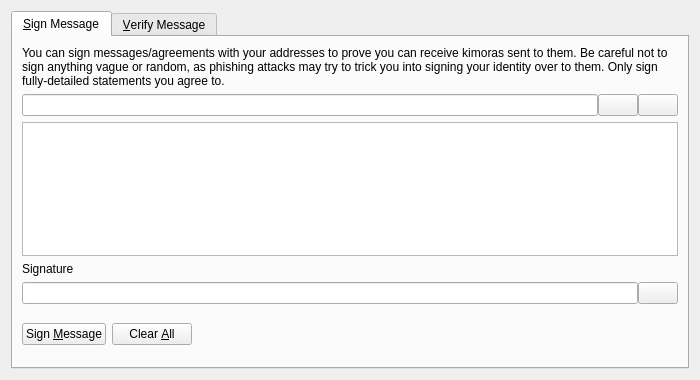
<?xml version="1.0" encoding="UTF-8"?>
<ui version="4.0">
 <class>SignVerifyMessageDialog</class>
 <widget class="QDialog" name="SignVerifyMessageDialog">
  <property name="geometry">
   <rect>
    <x>0</x>
    <y>0</y>
    <width>700</width>
    <height>380</height>
   </rect>
  </property>
  <property name="windowTitle">
   <string>Signatures - Sign / Verify a Message</string>
  </property>
  <property name="modal">
   <bool>true</bool>
  </property>
  <layout class="QVBoxLayout" name="verticalLayout">
   <item>
    <widget class="QTabWidget" name="tabWidget">
     <property name="currentIndex">
      <number>0</number>
     </property>
     <widget class="QWidget" name="tabSignMessage">
      <attribute name="title">
       <string>&amp;Sign Message</string>
      </attribute>
      <layout class="QVBoxLayout" name="verticalLayout_SM">
       <item>
        <widget class="QLabel" name="infoLabel_SM">
         <property name="text">
          <string>You can sign messages/agreements with your addresses to prove you can receive kimoras sent to them. Be careful not to sign anything vague or random, as phishing attacks may try to trick you into signing your identity over to them. Only sign fully-detailed statements you agree to.</string>
         </property>
         <property name="textFormat">
          <enum>Qt::PlainText</enum>
         </property>
         <property name="wordWrap">
          <bool>true</bool>
         </property>
        </widget>
       </item>
       <item>
        <layout class="QHBoxLayout" name="horizontalLayout_1_SM">
         <property name="spacing">
          <number>0</number>
         </property>
         <item>
          <widget class="QValidatedLineEdit" name="addressIn_SM">
           <property name="toolTip">
            <string>The Kimora address to sign the message with</string>
           </property>
          </widget>
         </item>
         <item>
          <widget class="QPushButton" name="addressBookButton_SM">
           <property name="toolTip">
            <string>Choose previously used address</string>
           </property>
           <property name="text">
            <string/>
           </property>
           <property name="icon">
            <iconset resource="../kimora.qrc">
             <normaloff>:/icons/address-book</normaloff>:/icons/address-book</iconset>
           </property>
           <property name="shortcut">
            <string>Alt+A</string>
           </property>
           <property name="autoDefault">
            <bool>false</bool>
           </property>
          </widget>
         </item>
         <item>
          <widget class="QPushButton" name="pasteButton_SM">
           <property name="toolTip">
            <string>Paste address from clipboard</string>
           </property>
           <property name="text">
            <string/>
           </property>
           <property name="icon">
            <iconset resource="../kimora.qrc">
             <normaloff>:/icons/editpaste</normaloff>:/icons/editpaste</iconset>
           </property>
           <property name="shortcut">
            <string>Alt+P</string>
           </property>
           <property name="autoDefault">
            <bool>false</bool>
           </property>
          </widget>
         </item>
        </layout>
       </item>
       <item>
        <widget class="QPlainTextEdit" name="messageIn_SM">
         <property name="toolTip">
          <string>Enter the message you want to sign here</string>
         </property>
        </widget>
       </item>
       <item>
        <widget class="QLabel" name="signatureLabel_SM">
         <property name="text">
          <string>Signature</string>
         </property>
         <property name="textFormat">
          <enum>Qt::PlainText</enum>
         </property>
        </widget>
       </item>
       <item>
        <layout class="QHBoxLayout" name="horizontalLayout_2_SM">
         <property name="spacing">
          <number>0</number>
         </property>
         <item>
          <widget class="QLineEdit" name="signatureOut_SM">
           <property name="font">
            <font>
             <italic>true</italic>
            </font>
           </property>
           <property name="readOnly">
            <bool>true</bool>
           </property>
          </widget>
         </item>
         <item>
          <widget class="QPushButton" name="copySignatureButton_SM">
           <property name="toolTip">
            <string>Copy the current signature to the system clipboard</string>
           </property>
           <property name="text">
            <string/>
           </property>
           <property name="icon">
            <iconset resource="../kimora.qrc">
             <normaloff>:/icons/editcopy</normaloff>:/icons/editcopy</iconset>
           </property>
           <property name="autoDefault">
            <bool>false</bool>
           </property>
          </widget>
         </item>
        </layout>
       </item>
       <item>
        <layout class="QHBoxLayout" name="horizontalLayout_3_SM">
         <item>
          <widget class="QPushButton" name="signMessageButton_SM">
           <property name="toolTip">
            <string>Sign the message to prove you own this Kimora address</string>
           </property>
           <property name="text">
            <string>Sign &amp;Message</string>
           </property>
           <property name="icon">
            <iconset resource="../kimora.qrc">
             <normaloff>:/icons/edit</normaloff>:/icons/edit</iconset>
           </property>
           <property name="autoDefault">
            <bool>false</bool>
           </property>
          </widget>
         </item>
         <item>
          <widget class="QPushButton" name="clearButton_SM">
           <property name="toolTip">
            <string>Reset all sign message fields</string>
           </property>
           <property name="text">
            <string>Clear &amp;All</string>
           </property>
           <property name="icon">
            <iconset resource="../kimora.qrc">
             <normaloff>:/icons/remove</normaloff>:/icons/remove</iconset>
           </property>
           <property name="autoDefault">
            <bool>false</bool>
           </property>
          </widget>
         </item>
         <item>
          <spacer name="horizontalSpacer_1_SM">
           <property name="orientation">
            <enum>Qt::Horizontal</enum>
           </property>
           <property name="sizeHint" stdset="0">
            <size>
             <width>40</width>
             <height>48</height>
            </size>
           </property>
          </spacer>
         </item>
         <item>
          <widget class="QLabel" name="statusLabel_SM">
           <property name="font">
            <font>
             <weight>75</weight>
             <bold>true</bold>
            </font>
           </property>
           <property name="text">
            <string/>
           </property>
           <property name="wordWrap">
            <bool>true</bool>
           </property>
          </widget>
         </item>
         <item>
          <spacer name="horizontalSpacer_2_SM">
           <property name="orientation">
            <enum>Qt::Horizontal</enum>
           </property>
           <property name="sizeHint" stdset="0">
            <size>
             <width>40</width>
             <height>48</height>
            </size>
           </property>
          </spacer>
         </item>
        </layout>
       </item>
      </layout>
     </widget>
     <widget class="QWidget" name="tabVerifyMessage">
      <attribute name="title">
       <string>&amp;Verify Message</string>
      </attribute>
      <layout class="QVBoxLayout" name="verticalLayout_VM">
       <item>
        <widget class="QLabel" name="infoLabel_VM">
         <property name="text">
          <string>Enter the receiver's address, message (ensure you copy line breaks, spaces, tabs, etc. exactly) and signature below to verify the message. Be careful not to read more into the signature than what is in the signed message itself, to avoid being tricked by a man-in-the-middle attack. Note that this only proves the signing party receives with the address, it cannot prove sendership of any transaction!</string>
         </property>
         <property name="textFormat">
          <enum>Qt::PlainText</enum>
         </property>
         <property name="alignment">
          <set>Qt::AlignLeading|Qt::AlignLeft|Qt::AlignTop</set>
         </property>
         <property name="wordWrap">
          <bool>true</bool>
         </property>
        </widget>
       </item>
       <item>
        <layout class="QHBoxLayout" name="horizontalLayout_1_VM">
         <property name="spacing">
          <number>0</number>
         </property>
         <item>
          <widget class="QValidatedLineEdit" name="addressIn_VM">
           <property name="toolTip">
            <string>The Kimora address the message was signed with</string>
           </property>
          </widget>
         </item>
         <item>
          <widget class="QPushButton" name="addressBookButton_VM">
           <property name="toolTip">
            <string>Choose previously used address</string>
           </property>
           <property name="text">
            <string/>
           </property>
           <property name="icon">
            <iconset resource="../kimora.qrc">
             <normaloff>:/icons/address-book</normaloff>:/icons/address-book</iconset>
           </property>
           <property name="shortcut">
            <string>Alt+A</string>
           </property>
           <property name="autoDefault">
            <bool>false</bool>
           </property>
          </widget>
         </item>
        </layout>
       </item>
       <item>
        <widget class="QPlainTextEdit" name="messageIn_VM"/>
       </item>
       <item>
        <widget class="QValidatedLineEdit" name="signatureIn_VM"/>
       </item>
       <item>
        <layout class="QHBoxLayout" name="horizontalLayout_2_VM">
         <item>
          <widget class="QPushButton" name="verifyMessageButton_VM">
           <property name="toolTip">
            <string>Verify the message to ensure it was signed with the specified Kimora address</string>
           </property>
           <property name="text">
            <string>Verify &amp;Message</string>
           </property>
           <property name="icon">
            <iconset resource="../kimora.qrc">
             <normaloff>:/icons/transaction_0</normaloff>:/icons/transaction_0</iconset>
           </property>
           <property name="autoDefault">
            <bool>false</bool>
           </property>
          </widget>
         </item>
         <item>
          <widget class="QPushButton" name="clearButton_VM">
           <property name="toolTip">
            <string>Reset all verify message fields</string>
           </property>
           <property name="text">
            <string>Clear &amp;All</string>
           </property>
           <property name="icon">
            <iconset resource="../kimora.qrc">
             <normaloff>:/icons/remove</normaloff>:/icons/remove</iconset>
           </property>
           <property name="autoDefault">
            <bool>false</bool>
           </property>
          </widget>
         </item>
         <item>
          <spacer name="horizontalSpacer_1_VM">
           <property name="orientation">
            <enum>Qt::Horizontal</enum>
           </property>
           <property name="sizeHint" stdset="0">
            <size>
             <width>40</width>
             <height>48</height>
            </size>
           </property>
          </spacer>
         </item>
         <item>
          <widget class="QLabel" name="statusLabel_VM">
           <property name="font">
            <font>
             <weight>75</weight>
             <bold>true</bold>
            </font>
           </property>
           <property name="text">
            <string/>
           </property>
           <property name="wordWrap">
            <bool>true</bool>
           </property>
          </widget>
         </item>
         <item>
          <spacer name="horizontalSpacer_2_VM">
           <property name="orientation">
            <enum>Qt::Horizontal</enum>
           </property>
           <property name="sizeHint" stdset="0">
            <size>
             <width>40</width>
             <height>48</height>
            </size>
           </property>
          </spacer>
         </item>
        </layout>
       </item>
      </layout>
     </widget>
    </widget>
   </item>
  </layout>
 </widget>
 <customwidgets>
  <customwidget>
   <class>QValidatedLineEdit</class>
   <extends>QLineEdit</extends>
   <header>qvalidatedlineedit.h</header>
  </customwidget>
 </customwidgets>
 <resources>
  <include location="../kimora.qrc"/>
 </resources>
 <connections/>
</ui>
